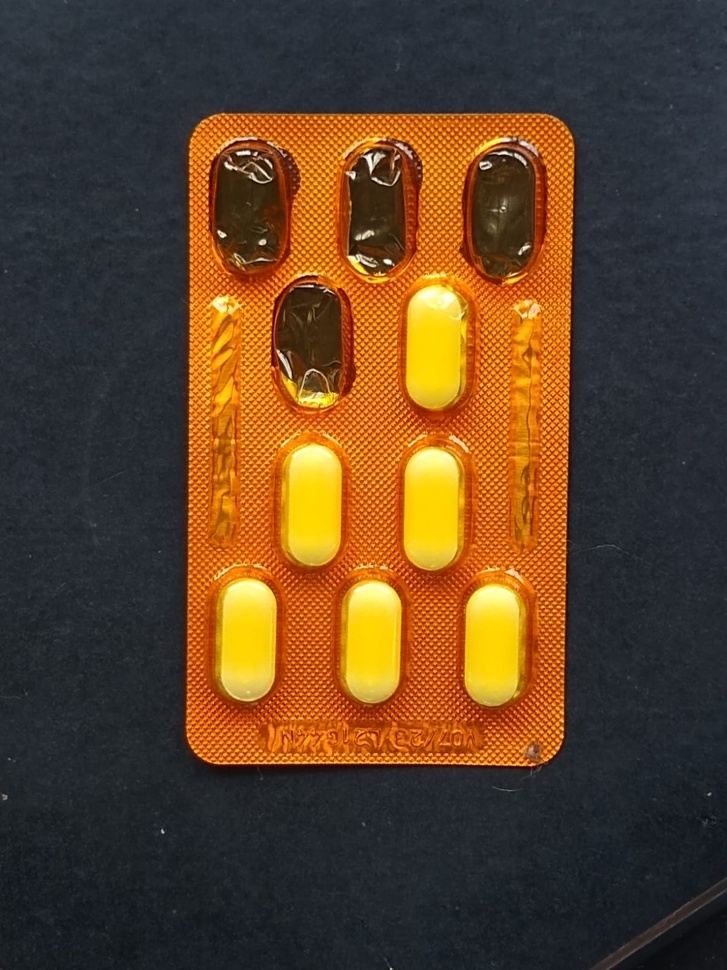
#> input picture Image4.jpeg, 727 x 970 px, shrunk from 1200 x 1600 before the run
$ python Rotacao.py
#> lines starting #> are read from the running program, lines starting #| are printed output that depends on the picture

import numpy as np
import cv2

#Com o parametro '0' já lê a imagem em escala de cinza
img = cv2.imread('Image4.jpeg',0)
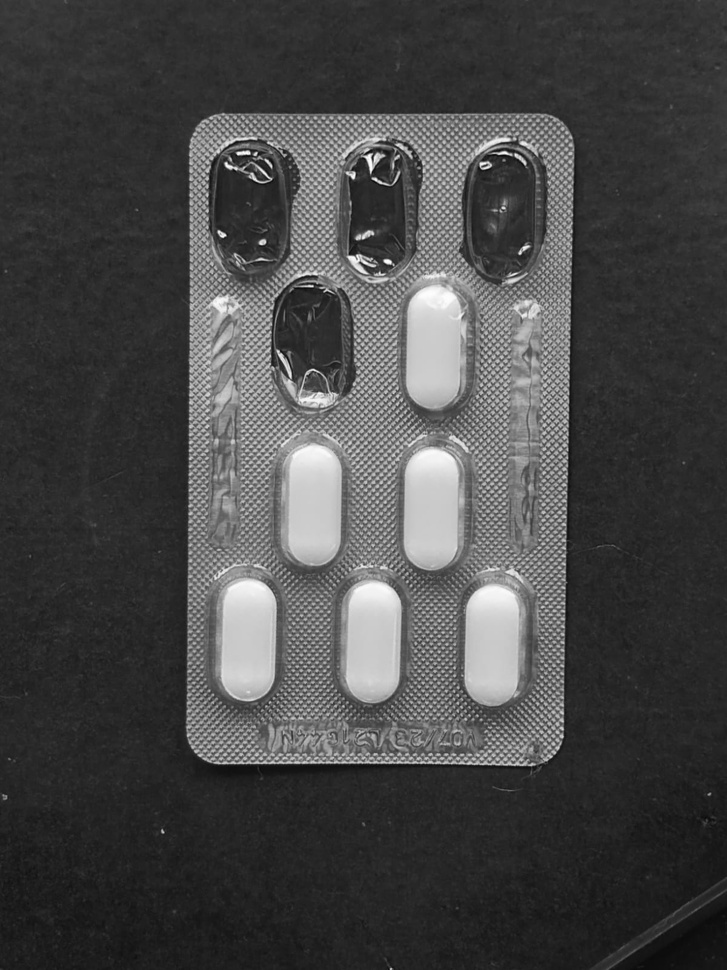
#> img: shape (970, 727); min 8, max 255, mean 71.2
rows,cols = img.shape
#> rows = 970; cols = 727

# cols-1 e rows-1 são os limites das coordenadas.
#Os dois primeiros parametros são o centro da imagem, ou o centro de rotação.
#O terceiro parâmetro é o angulo de rotação. O ultimo parametro é o fator de
#escala.
M = cv2.getRotationMatrix2D(((cols-1)/2.0,(rows-1)/2.0),25,1)
im_dst = cv2.warpAffine(img,M,(cols,rows))
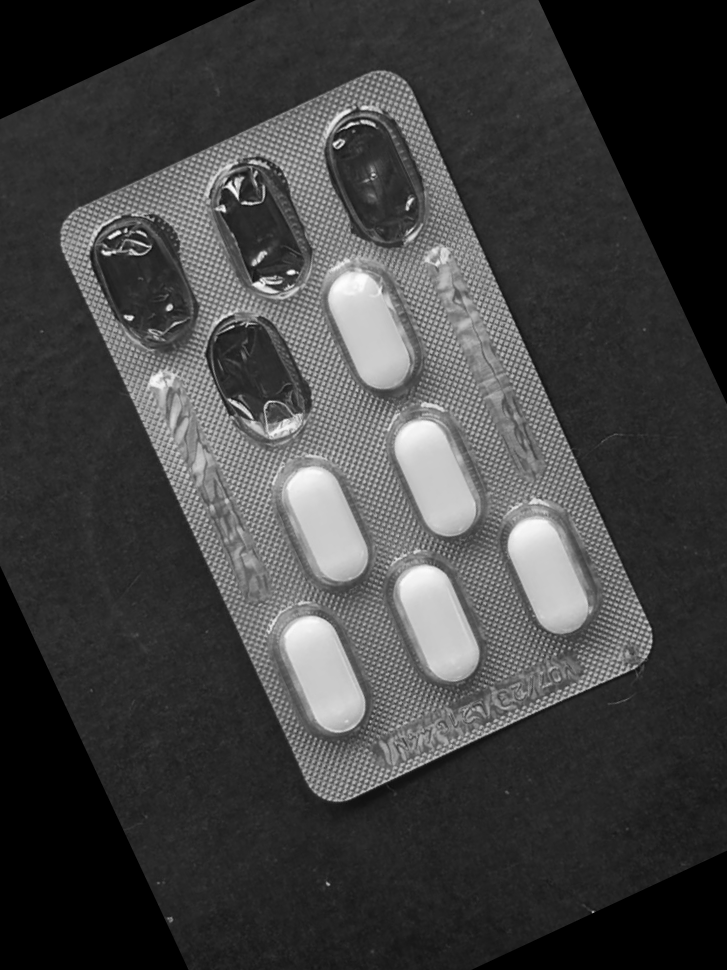
#> im_dst: shape (970, 727); min 0, max 253, mean 65.1

cv2.imshow('img',im_dst)

$ run again, with Image1.jpeg copied over Image4.jpeg
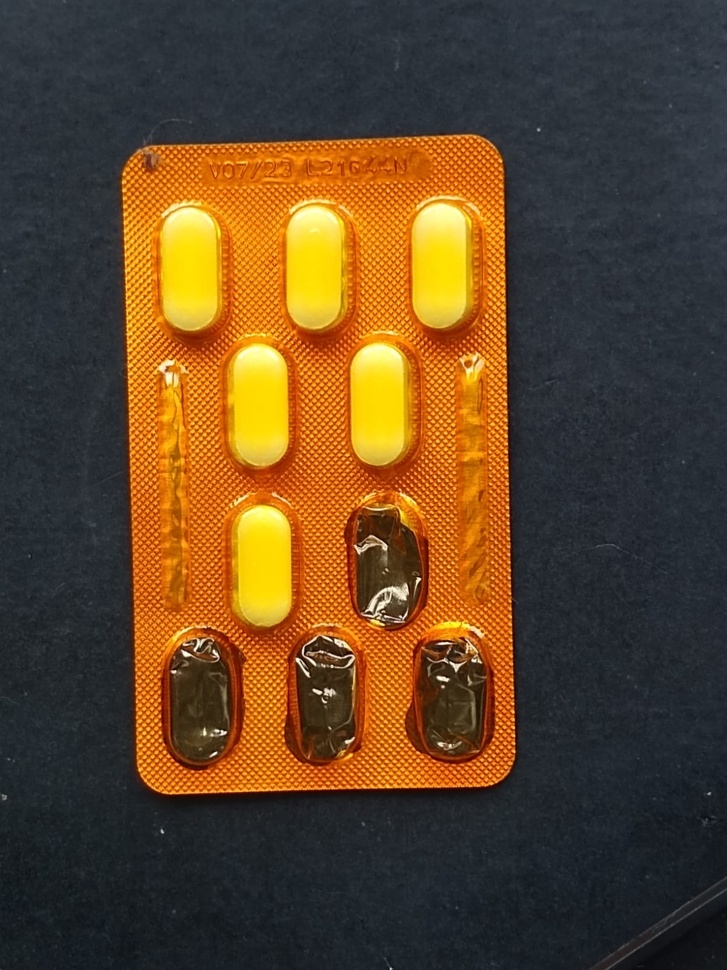
#> input picture Image1.jpeg, 727 x 970 px, shrunk from 1200 x 1600 before the run
#> `img = cv2.imread('Image4.jpeg',0)`:
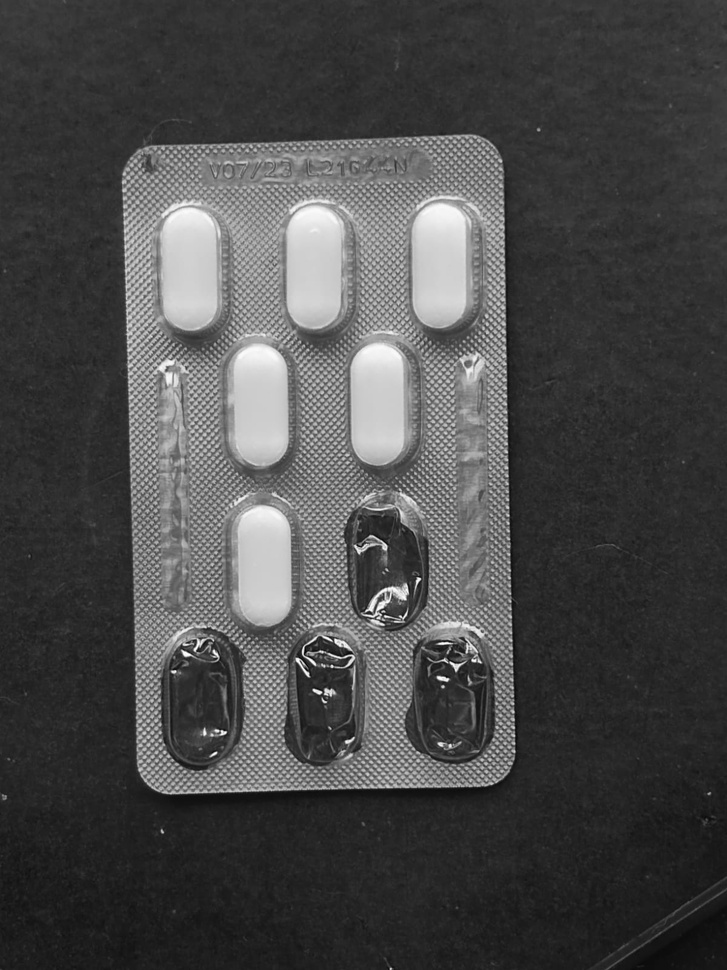
#> img: shape (970, 727); min 0, max 255, mean 73.7
#> `im_dst = cv2.warpAffine(img,M,(cols,rows))`:
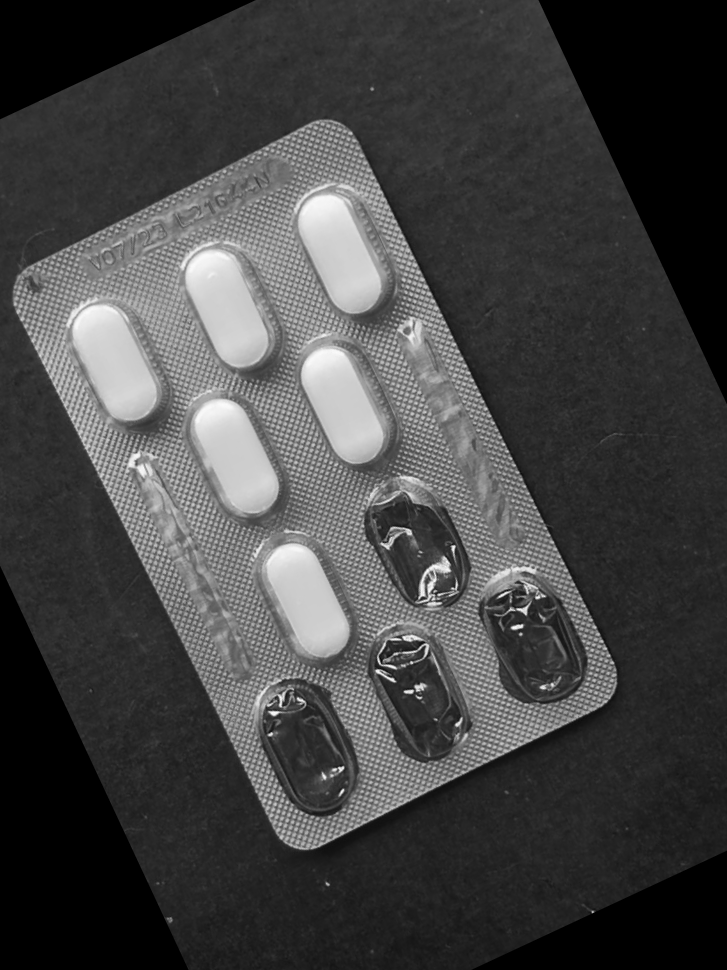
#> im_dst: shape (970, 727); min 0, max 252, mean 67.5

$ run again, with Image2.jpeg copied over Image4.jpeg
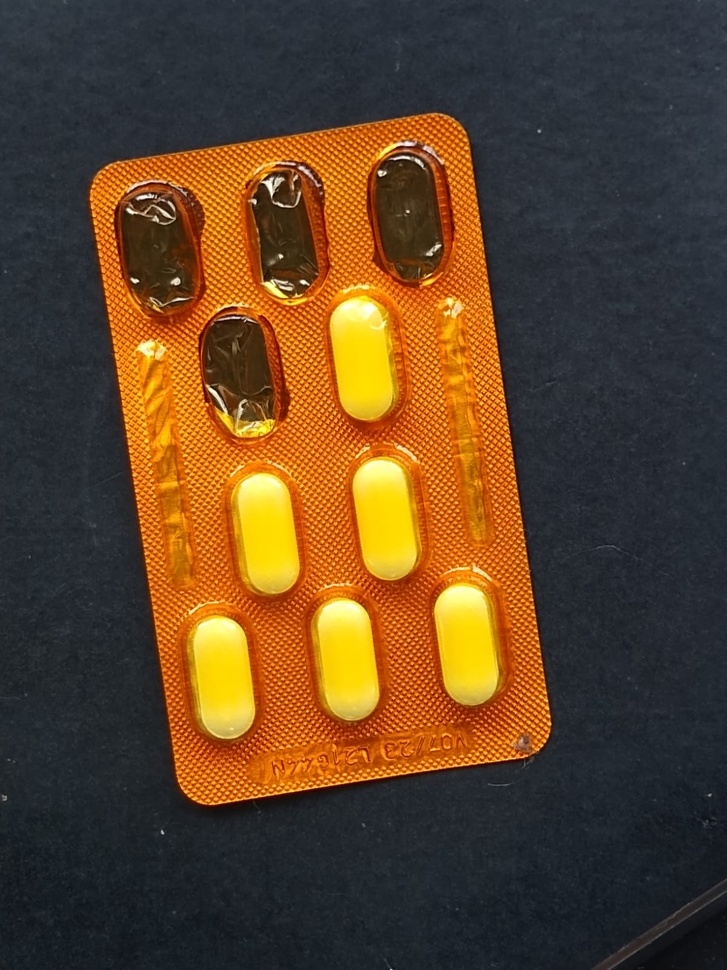
#> input picture Image2.jpeg, 727 x 970 px, shrunk from 1200 x 1600 before the run
#> `img = cv2.imread('Image4.jpeg',0)`:
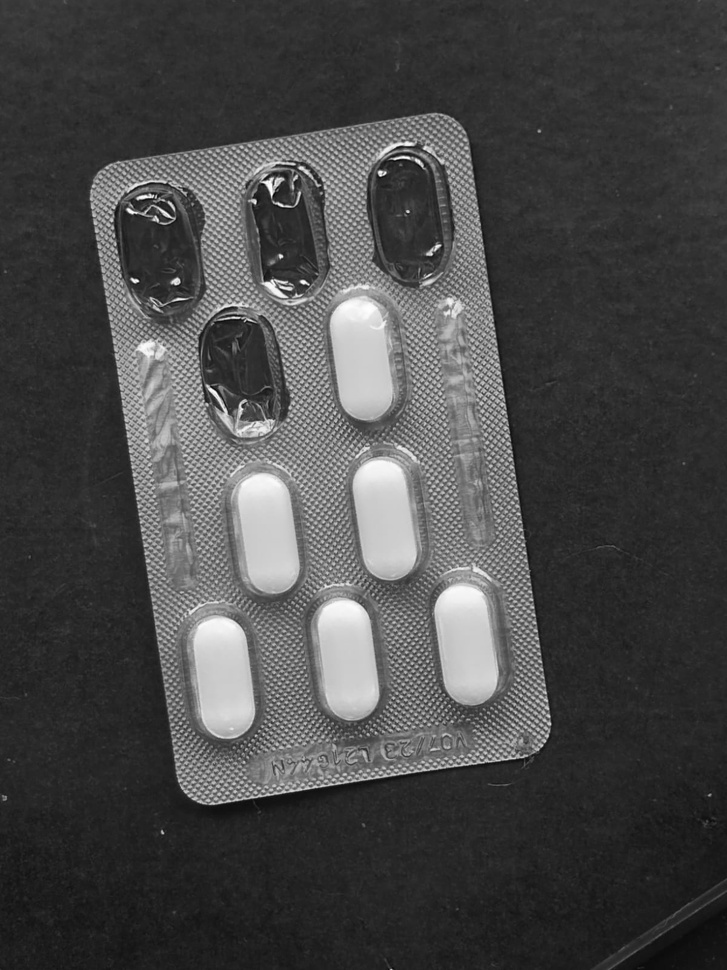
#> img: shape (970, 727); min 2, max 255, mean 72
#> `im_dst = cv2.warpAffine(img,M,(cols,rows))`:
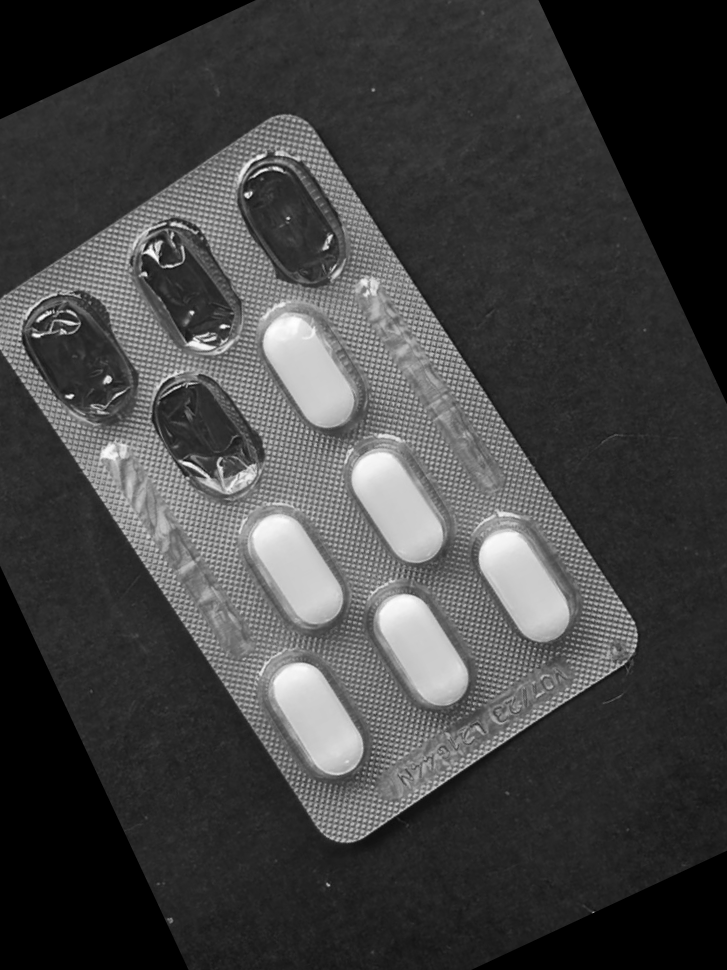
#> im_dst: shape (970, 727); min 0, max 255, mean 65.8
